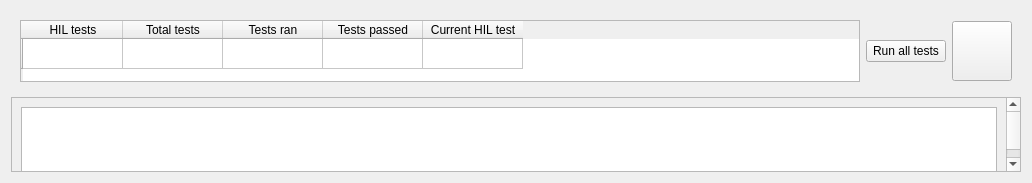
<?xml version="1.0" encoding="UTF-8"?>
<ui version="4.0">
 <class>HILTestsPanel</class>
 <widget class="QWidget" name="HILTestsPanel">
  <property name="geometry">
   <rect>
    <x>0</x>
    <y>0</y>
    <width>1032</width>
    <height>183</height>
   </rect>
  </property>
  <property name="windowTitle">
   <string>Form</string>
  </property>
  <layout class="QVBoxLayout" name="verticalLayout_3">
   <item>
    <widget class="QWidget" name="horizontalWidget" native="true">
     <property name="maximumSize">
      <size>
       <width>16777215</width>
       <height>80</height>
      </size>
     </property>
     <layout class="QHBoxLayout" name="horizontalLayout_2">
      <item>
       <widget class="QTableWidget" name="DataRow">
        <row>
         <property name="text">
          <string/>
         </property>
        </row>
        <column>
         <property name="text">
          <string>HIL tests</string>
         </property>
        </column>
        <column>
         <property name="text">
          <string>Total tests</string>
         </property>
        </column>
        <column>
         <property name="text">
          <string>Tests ran</string>
         </property>
        </column>
        <column>
         <property name="text">
          <string>Tests passed</string>
         </property>
        </column>
        <column>
         <property name="text">
          <string>Current HIL test</string>
         </property>
        </column>
        <item row="0" column="0">
         <property name="text">
          <string/>
         </property>
        </item>
       </widget>
      </item>
      <item>
       <widget class="QPushButton" name="RunTests">
        <property name="text">
         <string>Run all tests</string>
        </property>
       </widget>
      </item>
      <item>
       <widget class="QPushButton" name="Status">
        <property name="minimumSize">
         <size>
          <width>60</width>
          <height>60</height>
         </size>
        </property>
        <property name="text">
         <string/>
        </property>
       </widget>
      </item>
     </layout>
    </widget>
   </item>
   <item>
    <layout class="QVBoxLayout" name="verticalLayout_2">
     <item>
      <widget class="QScrollArea" name="HILTestsList">
       <property name="widgetResizable">
        <bool>true</bool>
       </property>
       <widget class="QWidget" name="HILTestsListContents">
        <property name="geometry">
         <rect>
          <x>0</x>
          <y>0</y>
          <width>989</width>
          <height>97</height>
         </rect>
        </property>
        <layout class="QVBoxLayout" name="verticalLayout_4">
         <item>
          <widget class="QTableWidget" name="HILTestsTable"/>
         </item>
        </layout>
       </widget>
      </widget>
     </item>
    </layout>
   </item>
  </layout>
 </widget>
 <resources/>
 <connections/>
</ui>
